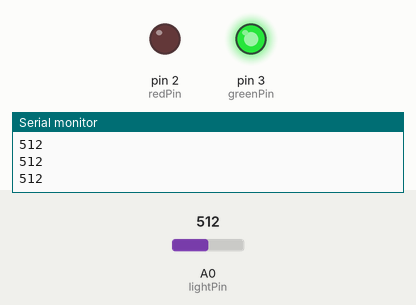
This sketch was run on a simulated Arduino Uno, built with avr-gcc and run on an emulated ATmega328P. Shown: output pins drawn as LEDs (lit = HIGH), the last lines printed to the serial monitor. The test bench sets the inputs (shaded band); at power-on: A0 (lightPin) = 512.

Above: at 1.2 s.
1.3 s: A0 (lightPin) set to 497
At 2.5 s:
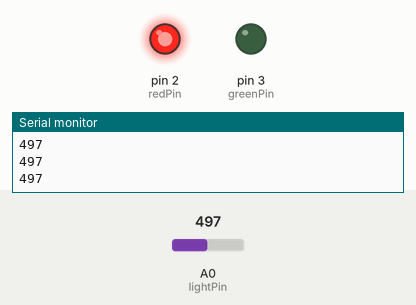
2.8 s: A0 (lightPin) set to 522
At 4.0 s:
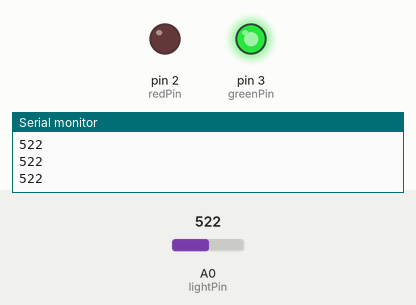
4.3 s: A0 (lightPin) set to 511
At 5.3 s:
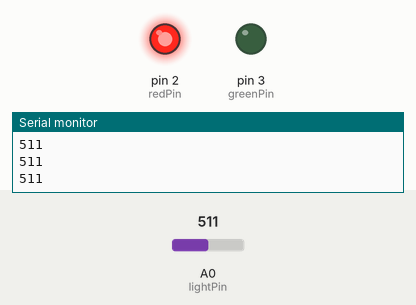
Timing chart, 0 to 7.3 s (numbered marks = the images above; inputs shaded):
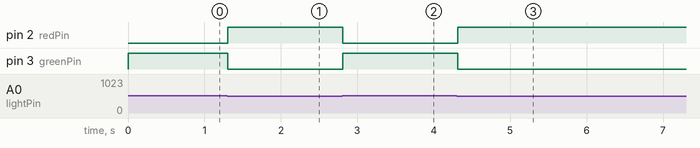

The sketch:

Check_room_light_on_off.ino
```cpp
int lightPin = A0;
int redPin = 2;
int greenPin = 3;
int lightVal;
int delayTime = 100;

void setup() {
  // put your setup code here, to run once:
  pinMode(lightPin, INPUT);
  pinMode(redPin, OUTPUT);
  pinMode(greenPin, OUTPUT);
  Serial.begin(9600);
}

void loop() {
  // put your main code here, to run repeatedly:
  lightVal = analogRead(lightPin);
  Serial.println(lightVal);
  if(lightVal >= 512){
    digitalWrite(redPin, LOW);
    digitalWrite(greenPin, HIGH);
  }else{
    digitalWrite(greenPin, LOW);
    digitalWrite(redPin, HIGH);
  }
  delay(delayTime);
}
```

Measured:
- the behaviour switches between 512 and 511 on A0 (lightPin) (found by bisection; images 0 and 1)
- after the input at 1.3 s, pin 2 (redPin): LOW → HIGH at once; pin 3 (greenPin): HIGH → LOW at once
- after the input at 2.8 s, pin 2 (redPin): HIGH → LOW at once; pin 3 (greenPin): LOW → HIGH at once
- after the input at 4.3 s, pin 2 (redPin): LOW → HIGH at once; pin 3 (greenPin): HIGH → LOW at once
